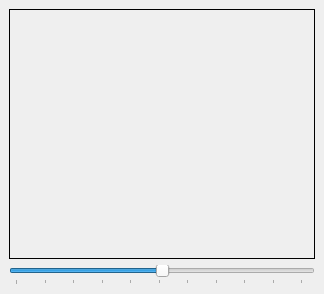
<?xml version="1.0" encoding="UTF-8"?>
<ui version="4.0">
 <class>MainWindow</class>
 <widget class="QMainWindow" name="MainWindow">
  <property name="geometry">
   <rect>
    <x>0</x>
    <y>0</y>
    <width>324</width>
    <height>294</height>
   </rect>
  </property>
  <property name="windowTitle">
   <string>Imagen</string>
  </property>
  <widget class="QWidget" name="centralwidget">
   <layout class="QGridLayout" name="gridLayout">
    <item row="0" column="0">
     <widget class="QLabel" name="lbl_image">
      <property name="frameShape">
       <enum>QFrame::Box</enum>
      </property>
      <property name="text">
       <string/>
      </property>
     </widget>
    </item>
    <item row="1" column="0">
     <widget class="QSlider" name="horizontalSlider">
      <property name="minimum">
       <number>-255</number>
      </property>
      <property name="maximum">
       <number>255</number>
      </property>
      <property name="orientation">
       <enum>Qt::Horizontal</enum>
      </property>
      <property name="tickPosition">
       <enum>QSlider::TicksBelow</enum>
      </property>
      <property name="tickInterval">
       <number>50</number>
      </property>
     </widget>
    </item>
   </layout>
  </widget>
 </widget>
 <resources/>
 <connections/>
</ui>
